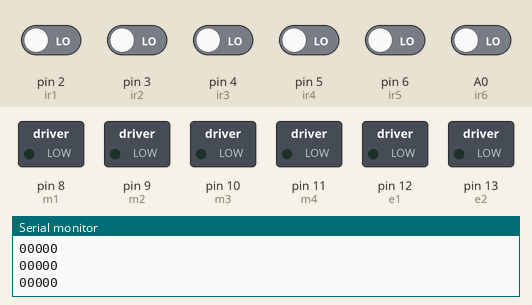
A sketch run on a simulated Arduino Uno, built with avr-gcc and run on an emulated ATmega328P. Shown: switched loads named in the sketch (green lamp = pin HIGH), the last lines printed to the serial monitor. The inputs (shaded band) are chosen by the test bench; at power-on: A0 (ir6), pin 2 (ir1), pin 3 (ir2), pin 4 (ir3), pin 5 (ir4), pin 6 (ir5) LOW.

Above: at 1.2 s.
1.3 s: pin 2 (ir1) driven HIGH and pin 3 (ir2) driven HIGH
At 2.4 s:
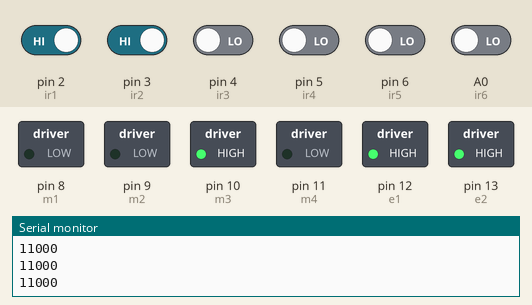
2.8 s: A0 (ir6) driven HIGH
At 3.6 s:
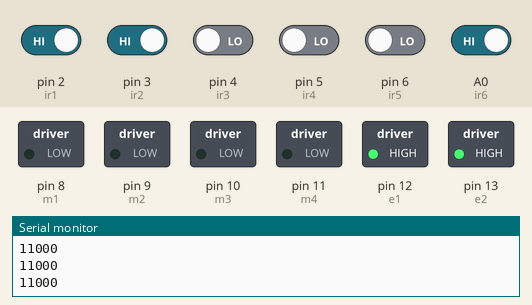
4.3 s: A0 (ir6) driven LOW
At 4.7 s:
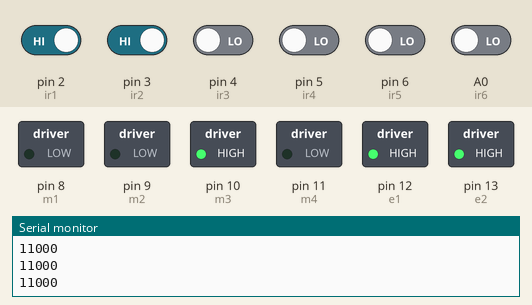
5.8 s: pin 4 (ir3) driven HIGH and pin 5 (ir4) driven HIGH
At 7.3 s:
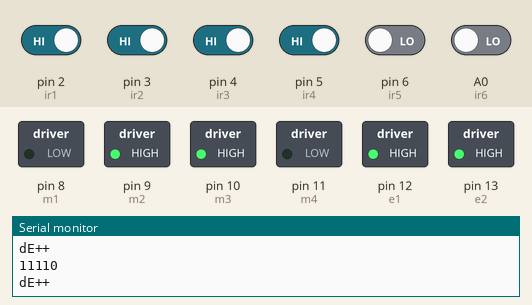
Timing chart, 0 to 8.3 s (numbered marks = the images above; inputs shaded):
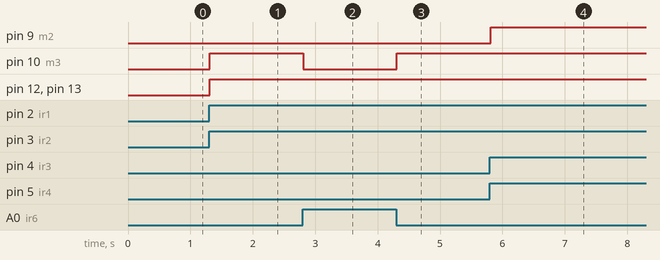

Measured:
- after the input at 1.3 s, pin 10 (m3), pin 12 (e1), pin 13 (e2): LOW → HIGH at once
- after the input at 2.8 s, pin 10 (m3): HIGH → LOW at once
- after the input at 4.3 s, pin 10 (m3): LOW → HIGH at once
- after the input at 5.8 s, pin 9 (m2): LOW → HIGH at once

The sketch:

SeguidorLinea.ino
```cpp
#define m1 8  //Right Motor MA1
#define m2 9  //Right Motor MA2
#define m3 10  //Left Motor MB1
#define m4 11 //Left Motor MB2
#define e1 12  //Right Motor Enable Pin EA
#define e2 13 //Left Motor Enable Pin EB

//**********5 Channel IR Sensor Connection**********//
#define ir1 2
#define ir2 3
#define ir3 4
#define ir4 5
#define ir5 6
#define ir6 A0
//*************************************************//

void setup() {
  Serial.begin(9600);
  pinMode(m1, OUTPUT);
  pinMode(m2, OUTPUT);
  pinMode(m3, OUTPUT);
  pinMode(m4, OUTPUT);
  pinMode(e1, OUTPUT);
  pinMode(e2, OUTPUT);
  pinMode(ir1, INPUT);
  pinMode(ir2, INPUT);
  pinMode(ir3, INPUT);
  pinMode(ir4, INPUT);
  pinMode(ir5, INPUT);
  pinMode(ir6, INPUT);
}

void loop() {
  //Reading Sensor Values

  int s1 = digitalRead(ir1);  //Left Most Sensor
  int s2 = digitalRead(ir2);  //Left Sensor
  int s3 = digitalRead(ir3);  //Middle Sensor
  int s4 = digitalRead(ir4);  //Right Sensor
  int s5 = digitalRead(ir5);  //Right Most Sensor
  int clp = digitalRead(ir6);  //clp


Serial.print(s1);

Serial.print(s2);

Serial.print(s3);

Serial.print(s4);

Serial.println(s5);


  //if only middle sensor detects black line
  if((s1 == 1) && (s2 == 1) && (s3 == 0) && (s4 == 1) && (s5 == 1) && (clp == 0))
  {
    //going forward with full speed
    Serial.println("MIDDLE");
    analogWrite(e1, 255); //you can adjust the speed of the motors from 0-255
    analogWrite(e2, 255); //you can adjust the speed of the motors from 0-255
    digitalWrite(m1, HIGH);
    digitalWrite(m2, LOW);
    digitalWrite(m3, HIGH);
    digitalWrite(m4, LOW);
  }

  //if only left sensor detects black line
  if((s1 == 1) && (s2 == 0) && (s3 == 1) && (s4 == 1) && (s5 == 1)&& (clp == 0))
  {
    //going right with full speed
    Serial.println("iZ");
    analogWrite(e1, 255); //you can adjust the speed of the motors from 0-255
    analogWrite(e2, 255); //you can adjust the speed of the motors from 0-255
    digitalWrite(m1, HIGH);
    digitalWrite(m2, LOW);
    digitalWrite(m3, LOW);
    digitalWrite(m4, LOW);
  }

  //if only left most sensor detects black line
  if((s1 == 0) && (s2 == 1) && (s3 == 1) && (s4 == 1) && (s5 == 1)&& (clp == 0))
  {
    Serial.println("iZ++");
    //going right with full speed
    analogWrite(e1, 255); //you can adjust the speed of the motors from 0-255
    analogWrite(e2, 255); //you can adjust the speed of the motors from 0-255
    digitalWrite(m1, HIGH);
    digitalWrite(m2, LOW);
    digitalWrite(m3, LOW);
    digitalWrite(m4, HIGH);
  }

  //if only right sensor detects black line
  if((s1 == 1) && (s2 == 1) && (s3 == 1) && (s4 == 0) && (s5 == 1)&& (clp == 0))
  {
    Serial.println("dE+");
    //going left with full speed
    analogWrite(e1, 255); //you can adjust the speed of the motors from 0-255
    analogWrite(e2, 255); //you can adjust the speed of the motors from 0-255
    digitalWrite(m1, LOW);
    digitalWrite(m2, LOW);
    digitalWrite(m3, HIGH);
    digitalWrite(m4, LOW);
  }

  //if only right most sensor detects black line
  if((s1 == 1) && (s2 == 1) && (s3 == 1) && (s4 == 1) && (s5 == 0)&& (clp == 0))
  {
    Serial.println("dE++");
    //going left with full speed
    analogWrite(e1, 255); //you can adjust the speed of the motors from 0-255
    analogWrite(e2, 255); //you can adjust the speed of the motors from 0-255
    digitalWrite(m1, LOW);
    digitalWrite(m2, HIGH);
    digitalWrite(m3, HIGH);
    digitalWrite(m4, LOW);
  }

  //if middle and right sensor detects black line
  if((s1 == 1) && (s2 == 1) && (s3 == 0) && (s4 == 0) && (s5 == 1)&& (clp == 0))
  {
    //going left with full speed
    analogWrite(e1, 255); //you can adjust the speed of the motors from 0-255
    analogWrite(e2, 255); //you can adjust the speed of the motors from 0-255
    digitalWrite(m1, LOW);
    digitalWrite(m2, LOW);
    digitalWrite(m3, HIGH);
    digitalWrite(m4, LOW);
  }

  //if middle and left sensor detects black line
  if((s1 == 1) && (s2 == 0) && (s3 == 0) && (s4 == 1) && (s5 == 1)&& (clp == 0))
  {
    //going right with full speed
    analogWrite(e1, 255); //you can adjust the speed of the motors from 0-255
    analogWrite(e2, 255); //you can adjust the speed of the motors from 0-255
    digitalWrite(m1, HIGH);
    digitalWrite(m2, LOW);
    digitalWrite(m3, LOW);
    digitalWrite(m4, LOW);
  }

  //if middle, left and left most sensor detects black line
  if((s1 == 0) && (s2 == 0) && (s3 == 0) && (s4 == 1) && (s5 == 1)&& (clp == 0))
  {
    //going right with full speed
    analogWrite(e1, 255); //you can adjust the speed of the motors from 0-255
    analogWrite(e2, 255); //you can adjust the speed of the motors from 0-255
    digitalWrite(m1, HIGH);
    digitalWrite(m2, LOW);
    digitalWrite(m3, LOW);
    digitalWrite(m4, LOW);
  }

  //if middle, right and right most sensor detects black line
  if((s1 == 1) && (s2 == 1) && (s3 == 0) && (s4 == 0) && (s5 == 0)&& (clp == 0))
  {
    //going left with full speed
    analogWrite(e1, 255); //you can adjust the speed of the motors from 0-255
    analogWrite(e2, 255); //you can adjust the speed of the motors from 0-255
    digitalWrite(m1, LOW);
    digitalWrite(m2, LOW);
    digitalWrite(m3, HIGH);
    digitalWrite(m4, LOW);
  }

  //if all sensors are on a black line
  if((s1 == 0) && (s2 == 0) && (s3 == 0) && (s4 == 0) && (s5 == 0))
  {
    //stop
    digitalWrite(m1, LOW);
    digitalWrite(m2, LOW);
    digitalWrite(m3, LOW);
    digitalWrite(m4, LOW);
  }

   if((clp == 1))
  {
    //stop
    digitalWrite(m1, LOW);
    digitalWrite(m2, LOW);
    digitalWrite(m3, LOW);
    digitalWrite(m4, LOW);
  }
}
```
